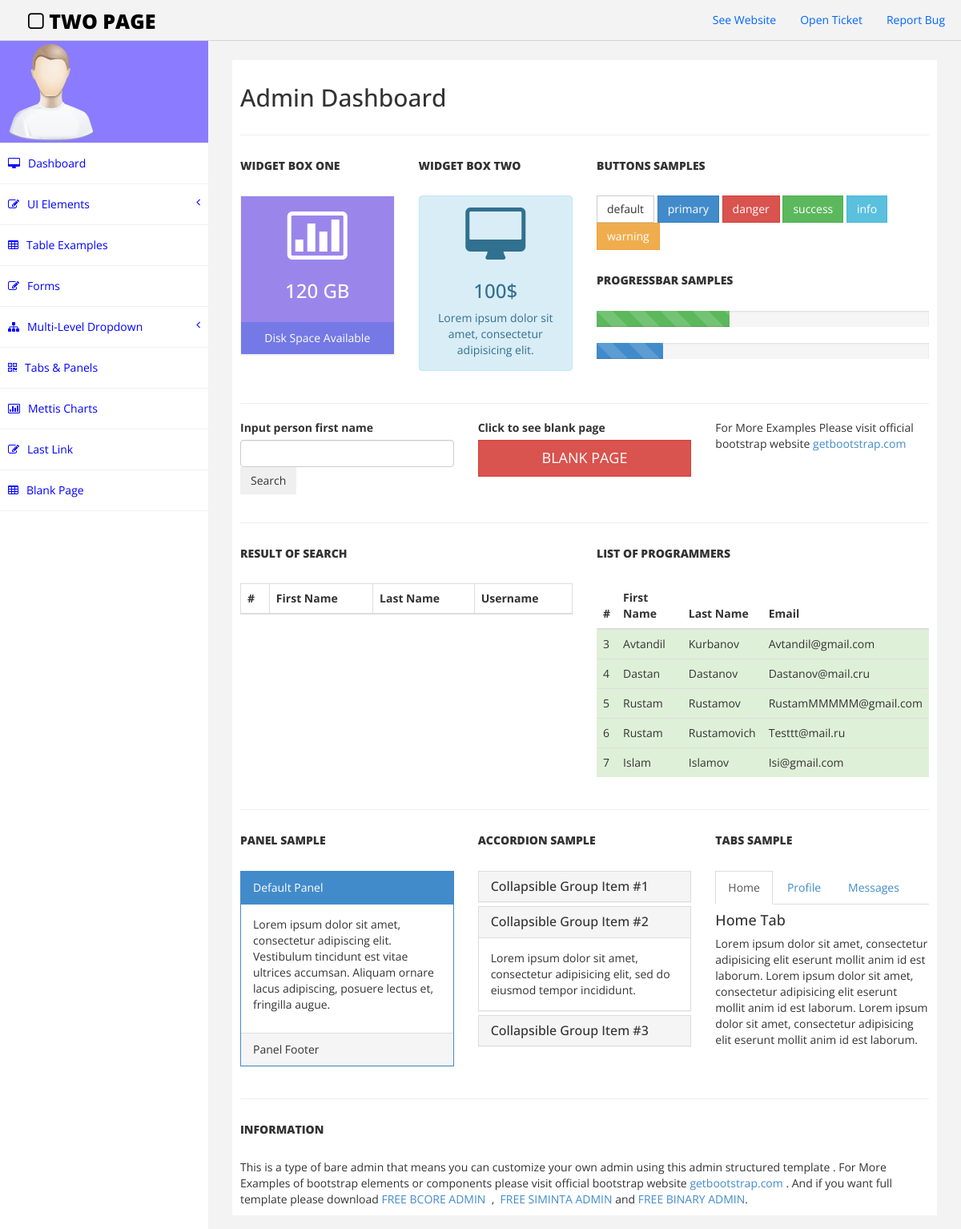
The page / on the database its author committed.
### mysite/models.py (models this page shows)
class Contact(models.Model):
    first_name = models.CharField(max_length=255)
    last_name = models.CharField(max_length=255)
    email = models.EmailField()

### mysite/views.py (the view)
# urls.py: path('', index, name='index'),
def index(request):
    posts = Contact.objects.all()
    search_person = request.GET.get('query')
    result_of_search = Contact.objects.filter(first_name=search_person)
    context = {'posts': posts, 'result_of_search': result_of_search}
    return render(request, template_name='index.html', context=context)

### mysite/templates/index.html (shortened to what this page needs)
{% extends 'base.html' %}
{% load static %}
{% block content %}
<div id="page-wrapper">
    <div id="page-inner">
        <div class="row">
            <div class="col-md-12">
                <h2>Admin Dashboard</h2>
            </div>
        </div>
        <hr />
        <div class="row">
            <div class="col-md-3 col-sm-3 col-xs-6">
                <h5>Widget Box One</h5>
                <div class="panel panel-primary text-center no-boder bg-color-blue">
                    <div class="panel-body">
                        <i class="fa fa-bar-chart-o fa-5x"></i>
                        <h3>120 GB </h3>
                    </div>
                    <div class="panel-footer back-footer-blue">
                        Disk Space Available
                    </div>
                </div>
            </div>
            <div class="col-md-3 col-sm-3 col-xs-6">
                <h5>Widget Box Two</h5>
                <div class="alert alert-info text-center">
                    <i class="fa fa-desktop fa-5x"></i>
                    <h3>100$ </h3>
                    Lorem ipsum dolor sit amet, consectetur adipisicing elit.
                </div>
            </div>
            <div class="col-md-6">
                <h5>Buttons Samples</h5>
                <a href="#" class="btn btn-default">default</a>
                <a href="#" class="btn btn-primary">primary</a>
                <a href="#" class="btn btn-danger">danger</a>
                <a href="#" class="btn btn-success">success</a>
                <a href="#" class="btn btn-info">info</a>
                <a href="#" class="btn btn-warning">warning</a>
                <br />
                <br />
                <h5>Progressbar Samples</h5>
                <div class="progress progress-striped">
                    <div class="progress-bar progress-bar-success" role="progressbar" aria-valuenow="40" aria-valuemin="0" aria-valuemax="100" style="width: 40%">
                    </div>
                </div>
                <div class="progress progress-striped active">
                    <div class="progress-bar progress-bar-primary" role="progressbar" aria-valuenow="20" aria-valuemin="0" aria-valuemax="100" style="width: 20%">
                    </div>
                </div>
            </div>
        </div>
        <hr />
        <div class="row">
            <div class="col-md-4">
                <div class="form-group">
                    <form action="" method="GET">
                        <label>Input person first name</label>
                        <input class="form-control" name="query" />
                        <button type="submit" class="btn">Search</button>
                    </form>
                </div>
            </div>
            <div class="col-md-4">
                <label>Click to see blank page</label>
                <a href="{{ 'blank' }}" target="_blank" class="btn btn-danger btn-lg btn-block">BLANK PAGE</a>
            </div>
            <div class="col-md-4">
                For More Examples Please visit official bootstrap website <a href="http://getbootstrap.com" target="_blank">getbootstrap.com</a>
            </div>
        </div>
        <hr />
        <div class="row">
            <div class="col-md-6">
                <h5>Result of search</h5>
                <table class="table table-striped table-bordered table-hover">
                    <thead>
                        <tr>
                            <th>#</th>
                            <th>First Name</th>
                            <th>Last Name</th>
                            <th>Username</th>
                        </tr>
                    </thead>
                </table>
            </div>
            <div class="col-md-6">
                <h5>List of programmers</h5>
                <div class="table-responsive">
                    <table class="table">
                        <thead>
                            <tr>
                                <th>#</th>
                                <th>First Name</th>
                                <th>Last Name</th>
                                <th>Email</th>
                            </tr>
                        </thead>
                        <tbody>
                            {% for d in posts %}
                            <tr class="success">
                                <td>{{ d.id }}</td>
                                <td>{{ d.first_name }}</td>
                                <td>{{ d.last_name }}</td>
                                <td>{{ d.email }}</td>
                            </tr>
                            {% endfor %}
                        </tbody>
                    </table>
                </div>
            </div>
        </div>
        <hr />
        <div class="row">
            <div class="col-md-4">
                <h5>Panel Sample</h5>
                <div class="panel panel-primary">
                    <div class="panel-heading">
                        Default Panel
                    </div>
                    <div class="panel-body">
                        <p>Lorem ipsum dolor sit amet, consectetur adipiscing elit. Vestibulum tincidunt est vitae ultrices accumsan. Aliquam ornare lacus adipiscing, posuere lectus et, fringilla augue.</p>
                    </div>
                    <div class="panel-footer">
                        Panel Footer
                    </div>
                </div>
            </div>
            <div class="col-md-4">
                <h5>Accordion Sample</h5>
                <div class="panel-group" id="accordion">
                    <div class="panel panel-default">
                        <div class="panel-heading">
                            <h4 class="panel-title">
                                <a data-toggle="collapse" data-parent="#accordion" href="#collapseOne" class="collapsed">Collapsible Group Item #1</a>
                            </h4>
                        </div>
                    </div>
                    <div class="panel panel-default">
                        <div class="panel-heading">
                            <h4 class="panel-title">
                                <a data-toggle="collapse" data-parent="#accordion" href="#collapseTwo">Collapsible Group Item #2</a>
                            </h4>
                        </div>
                        <div id="collapseTwo" class="panel-collapse in" style="height: auto;">
                            <div class="panel-body">
                                Lorem ipsum dolor sit amet, consectetur adipisicing elit, sed do eiusmod tempor incididunt.
                            </div>
                        </div>
                    </div>
                    <div class="panel panel-default">
                        <div class="panel-heading">
                            <h4 class="panel-title">
                                <a data-toggle="collapse" data-parent="#accordion" href="#collapseThree" class="collapsed">Collapsible Group Item #3</a>
                            </h4>
                        </div>
                    </div>
                </div>
            </div>
            <div class="col-md-4">
                <h5>Tabs Sample</h5>
                <ul class="nav nav-tabs">
                    <li class="active"><a href="#home" data-toggle="tab">Home</a>
                    </li>
                    <li class=""><a href="#profile" data-toggle="tab">Profile</a>
                    </li>
                    <li class=""><a href="#messages" data-toggle="tab">Messages</a>
                    </li>
                </ul>
                <div class="tab-content">
                    <div class="tab-pane fade active in" id="home">
                        <h4>Home Tab</h4>
                        <p>
                            Lorem ipsum dolor sit amet, consectetur adipisicing elit eserunt mollit anim id est laborum.
                                Lorem ipsum dolor sit amet, consectetur adipisicing elit eserunt mollit anim id est laborum.
                                Lorem ipsum dolor sit amet, consectetur adipisicing elit eserunt mollit anim id est laborum.
                        </p>
                    </div>
                </div>
            </div>
        </div>
        <hr />
            <div class="row">
            <div class="col-md-12">
                <h5>Information</h5>
                    This is a type of bare admin that means you can customize your own admin using this admin structured  template . For More Examples of bootstrap elements or components please visit official bootstrap website <a href="http://getbootstrap.com" target="_blank">getbootstrap.com</a>
                . And if you want full template please download <a href="http://www.binarytheme.com/bootstrap-free-admin-dashboard-template/" target="_blank" >FREE BCORE ADMIN </a>&nbsp;,&nbsp;  <a href="http://www.binarytheme.com/free-bootstrap-admin-template-siminta/" target="_blank" >FREE SIMINTA ADMIN</a> and <a href="http://binarycart.com/" target="_blank" >FREE BINARY ADMIN</a>.
            </div>
        </div>
    </div>
</div>
{% endblock %}

### mysite/templates/base.html (shortened to what this page needs)
<!DOCTYPE html>
{% load static %}
<html xmlns="http://www.w3.org/1999/xhtml">
<head>
    <link href="{% static 'css/bootstrap.css' %}" rel="stylesheet" />
    <link href="{% static 'css/font-awesome.css' %}" rel="stylesheet" />
    <link href="{% static 'css/custom.css' %}" rel="stylesheet" />
</head>
<body>
    <div id="wrapper">
        <div class="navbar navbar-inverse navbar-fixed-top">
            <div class="adjust-nav">
                <div class="navbar-header">
                    <a class="navbar-brand" href="{% url 'index' %}"><i class="fa fa-square-o "></i>&nbsp;TWO PAGE</a>
                </div>
                <div class="navbar-collapse collapse">
                    <ul class="nav navbar-nav navbar-right">
                        <li><a href="#">See Website</a></li>
                        <li><a href="#">Open Ticket</a></li>
                        <li><a href="#">Report Bug</a></li>
                    </ul>
                </div>
            </div>
        </div>
        <nav class="navbar-default navbar-side" role="navigation">
            <div class="sidebar-collapse">
                <ul class="nav" id="main-menu">
                    <li class="text-center user-image-back">
                        <img src="{% static 'img/find_user.png' %}" class="img-responsive" />
                    </li>
                    <li>
                        <a href="{% url 'index' %}"><i class="fa fa-desktop"></i>Dashboard</a>
                    </li>
                    <li>
                        <a href="#"><i class="fa fa-edit "></i>UI Elements<span class="fa arrow"></span></a>
                    </li>
                    <li>
                        <a href="#"><i class="fa fa-table "></i>Table Examples</a>
                    </li>
                    <li>
                        <a href="{% url 'form' %}"><i class="fa fa-edit "></i>Forms </a>
                    </li>
                    <li>
                        <a href="#"><i class="fa fa-sitemap "></i>Multi-Level Dropdown<span class="fa arrow"></span></a>
                    </li>
                    <li>
                        <a href="#"><i class="fa fa-qrcode "></i>Tabs & Panels</a>
                    </li>
                    <li>
                        <a href="#"><i class="fa fa-bar-chart-o"></i>Mettis Charts</a>
                    </li>
                    <li>
                        <a href="#"><i class="fa fa-edit "></i>Last Link </a>
                    </li>
                    <li>
                        <a href="{% url 'blank' %}"><i class="fa fa-table "></i>Blank Page</a>
                    </li>
                </ul>
            </div>
        </nav>
        {% block content %}
        {% endblock content %}
</body>
</html>

### config/static/css/custom.css (style rules this page uses)
body { font-family: 'Open Sans', sans-serif; }
#wrapper { width: 100%; margin-top:50px; }
#page-wrapper { padding: 15px 15px; min-height: 600px; background:#F3F3F3; }
#page-inner { width:100%; margin:10px 20px 10px 0px; background-color:#fff!important; padding:10px; min-height:1200px; }
.text-center { text-align:center; }
.user-image-back { background-color:#8B7BFF; }
h5,.h5 { font-size: 14px; font-weight: 900; text-transform: uppercase; padding-bottom:20px; }
.navbar-inverse .navbar-nav > li > a { color: #06F; }
.arrow { float: right; }
.fa.arrow:before { content: "\f104"; }
.sidebar-collapse , .sidebar-collapse .nav { background:none; }
.sidebar-collapse .nav { padding:0; }
.sidebar-collapse .nav > li > a { background: #FFFFFF; text-shadow: none; color:#0000FF; }
.sidebar-collapse > .nav > li > a { padding:15px 10px; }
.sidebar-collapse > .nav > li { border-bottom: 1px solid rgba(240, 240, 240, 1) !important; }
.navbar-side { border:none; background-color: #202020; }
.navbar-inverse { background-color: #f3f3f3; border-color: #D3D3D3; }
.navbar-default { border:0px solid #DDDDDD; }
.nav > li > a > i { margin-right:10px; }
.navbar-inverse .navbar-brand { color: #000000; font-size: 25px; font-weight: 900; }
.adjust-nav { padding-left:20px;padding-right:20px; }
.bg-color-blue { background-color: #9A86EB; color: #fff; }
.no-boder { border: 1px solid #f3f3f3; }
.back-footer-blue { background-color: #7479E6; border-top: 0px solid #fff; }
.nav-tabs > li > a { -webkit-border-radius: 0px 0px 0px 0px; -moz-border-radius: 0px 0px 0px 0px; border-radius: 0px 0px 0px 0px; }
.panel-group .panel { border-radius: 0px; -webkit-border-radius: 0px; -moz-border-radius: 0px; }
.panel { border-radius: 0px; -webkit-border-radius: 0px; -moz-border-radius: 0px; }
.panel-heading { border-top-left-radius: 0px; border-top-right-radius: 0px; }
.btn { border-radius: 0px; -webkit-border-radius: 0px; -moz-border-radius: 0px; }
.progress { border-radius: 0px; -webkit-border-radius: 0px; -moz-border-radius: 0px; }
@media (min-width:768px) { #page-wrapper { margin: 0 0 0 260px; padding: 15px 30px; min-height: 1200px; } }
@media (min-width:768px) { .navbar-side { z-index: 1; position: absolute; width: 260px; } }
@media (min-width:768px) { .navbar { border-radius: 0px; } }

### rows shown on the page
Contact: id "3", first_name "Avtandil", last_name "Kurbanov", email "Avtandil@gmail.com"
Contact: id "4", first_name "Dastan", last_name "Dastanov", email "Dastanov@mail.cru"
Contact: id "5", first_name "Rustam", last_name "Rustamov", email "RustamMMMMM@gmail.com"
Contact: id "6", first_name "Rustam", last_name "Rustamovich", email "Testtt@mail.ru"
Contact: id "7", first_name "Islam", last_name "Islamov", email "Isi@gmail.com"
